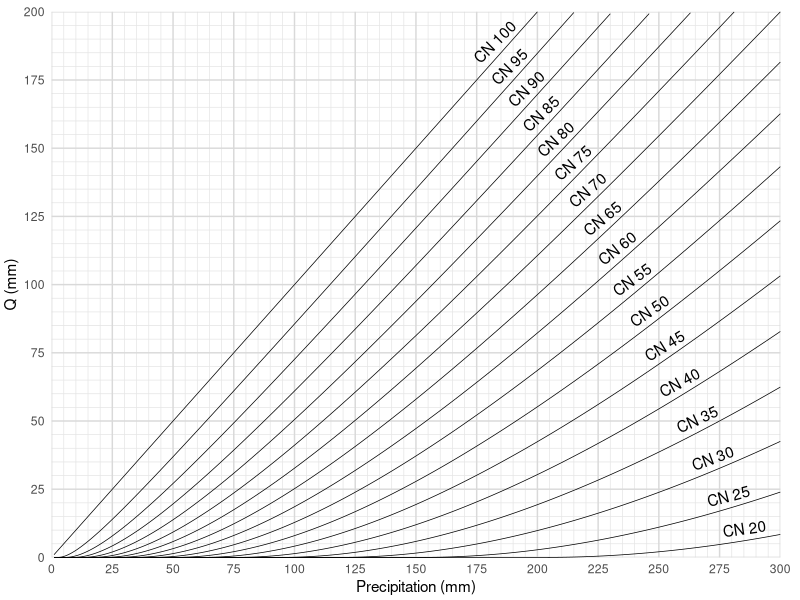
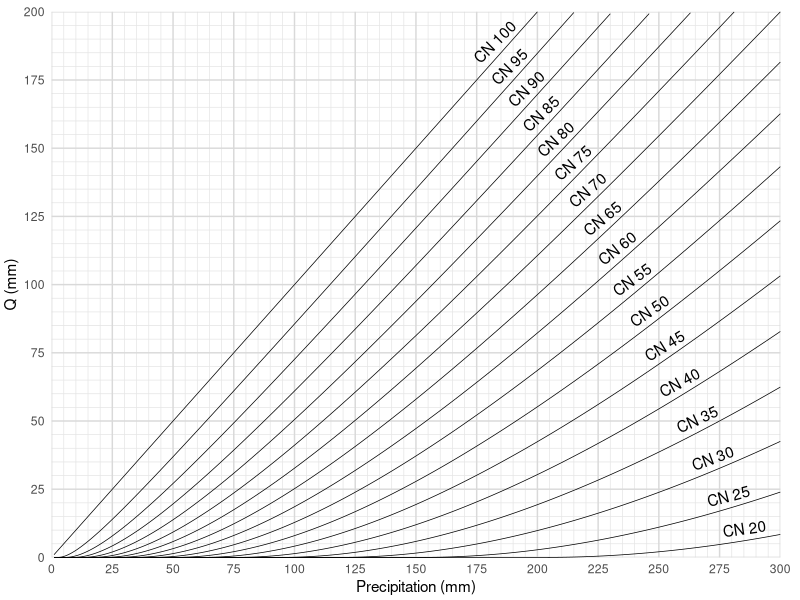
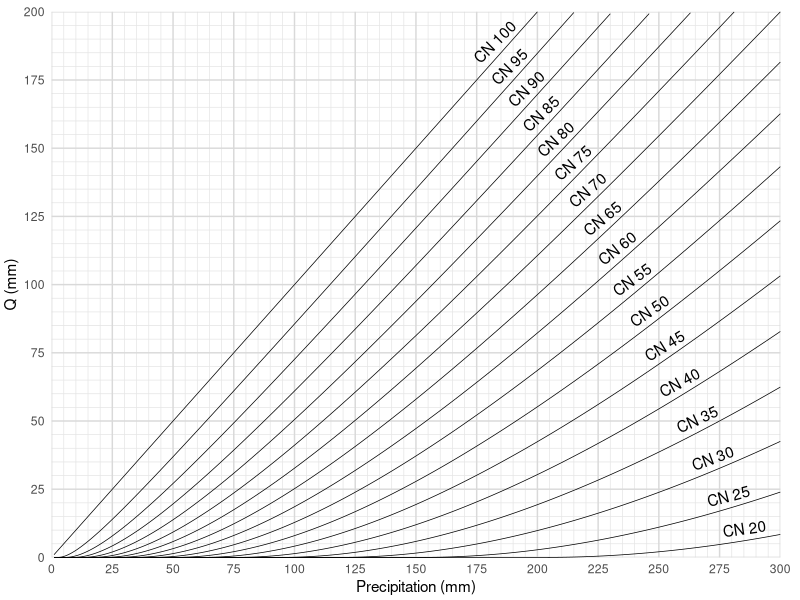

These charts were generated, in order, by the following R code:
## ---- chunk 1
knitr::opts_chunk$set(echo = TRUE, message = FALSE, warning = FALSE)

library(tidyverse)
library(scales)
library(ggrepel)

## ---- chunk 2

# create a sequence of precip from 1 to 300 mm by 1 mm increments
# create data for all of the curve numbers and make a long dataframe
cn_data <- data.frame(precip_mm = seq(from = 1, to = 300, by = 1)) %>% 
  mutate(cn_20 = 20, cn_25 = 25, cn_30 = 30, cn_35 = 35, cn_40 = 40, 
         cn_45 = 45, cn_50 = 50, cn_55 = 55, cn_60 = 60, cn_65 = 65, 
         cn_70 = 70, cn_75 = 75, cn_80 = 80, cn_85 = 85, cn_90 = 90,
         cn_95 = 95, cn_100 = 100) %>%
  gather(key = cn, value = cn_value, -precip_mm) %>%
  mutate(S = 25400/cn_value - 254) %>%
  mutate(Q = ifelse(test = precip_mm > 0.2 * S, 
                    yes = ((precip_mm - 0.2 * S)^2)/(precip_mm + 0.8 * S), 
                    no = 0)) %>%
  mutate(Q = round(Q, 3)) %>%
  mutate(cn = paste('CN', cn_value))

# this is a little verbose but works
cn_points <- cn_data %>% filter(precip_mm >= 170 & precip_mm <= 190) %>%
  filter(precip_mm == 190) %>%
  arrange(desc(cn_value)) %>%
  mutate(point_placement = 180) %>%
  mutate(point_placement_incriment = 6.25) %>%
  mutate(point_placement_final = cumsum(point_placement_incriment) + point_placement) %>%
  mutate(point_placement_final = round(point_placement_final, 0))

# create a new set of points for angeled labels
new_points <- cn_points %>% select(cn, cn_value, point_placement_final)

# combine the new points with all of the data to find the slope at the new points
new_points_data <- left_join(cn_data, new_points) %>%
  filter(precip_mm >= (point_placement_final - 5) & precip_mm <= (point_placement_final + 5)) %>%
  group_by(cn) %>%
  # calculate max and min for slope
  mutate(max_p = max(precip_mm), min_p = min(precip_mm),
         max_q = max(Q), min_q = min(Q)) %>%
  mutate(rise = max_q - min_q,
         run = max_p - min_p) %>%
  mutate(slope = rise / run) %>%
  # convert slope of lines to degrees
  mutate(degrees = atan(slope) * 180/pi) %>%
  filter(precip_mm == point_placement_final) %>%
  ungroup()

## ---- chunk 3

ggplot(data = cn_data, aes(x = precip_mm, y = Q, group = cn)) +
  geom_line(size = 0.25) +
  #theme_bw() +
  theme_minimal() +
  geom_text(data = new_points_data, aes(x = precip_mm, y = Q, label = cn, angle = degrees), 
            vjust = -0.5, check_overlap = TRUE) +
  scale_y_continuous(breaks = seq(from = 0, to = 300, by = 25), 
                     limits = c(0, 200), expand = c(0,0),
                     minor_breaks = seq(0, 200, 5)) +
  scale_x_continuous(breaks = seq(from = 0, to = 300, by = 25), 
                     limits = c(0, 300), expand = c(0,0),
                     minor_breaks = seq(0, 300, 5)) +
  labs(x = 'Precipitation (mm)', y = 'Q (mm)') +
  theme(plot.margin=margin(t=0.3,r=0.5,b=0.1,l=0.1,unit="cm"),
        panel.grid.major = element_line(colour = "grey85"),
        panel.grid.minor = element_line(colour = "grey90"))

## ---- chunk 4

ggsave(file = 'curve_number_graph.pdf', width = 20, height = 13, units = 'cm')
ggsave(file = 'curve_number_graph.tiff', width = 20, height = 13, units = 'cm')

